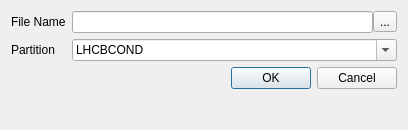
<?xml version="1.0" encoding="UTF-8"?>
<ui version="4.0">
 <author>Marco Clemencic</author>
 <class>NewDatabaseDialog</class>
 <widget class="QDialog" name="NewDatabaseDialog">
  <property name="geometry">
   <rect>
    <x>0</x>
    <y>0</y>
    <width>408</width>
    <height>130</height>
   </rect>
  </property>
  <property name="sizePolicy">
   <sizepolicy hsizetype="Preferred" vsizetype="Expanding">
    <horstretch>0</horstretch>
    <verstretch>0</verstretch>
   </sizepolicy>
  </property>
  <property name="windowTitle">
   <string>Create New Database</string>
  </property>
  <layout class="QFormLayout" name="formLayout">
   <property name="fieldGrowthPolicy">
    <enum>QFormLayout::ExpandingFieldsGrow</enum>
   </property>
   <item row="1" column="0">
    <widget class="QLabel" name="filenameLabel">
     <property name="text">
      <string>File Name</string>
     </property>
    </widget>
   </item>
   <item row="1" column="1">
    <widget class="QWidget" name="filenameWidget" native="true">
     <layout class="QHBoxLayout" name="horizontalLayout">
      <property name="spacing">
       <number>0</number>
      </property>
      <property name="leftMargin">
       <number>0</number>
      </property>
      <property name="topMargin">
       <number>0</number>
      </property>
      <property name="rightMargin">
       <number>0</number>
      </property>
      <property name="bottomMargin">
       <number>0</number>
      </property>
      <item>
       <widget class="QLineEdit" name="filenameEdit">
        <property name="toolTip">
         <string>Path to the SQLite file</string>
        </property>
       </widget>
      </item>
      <item>
       <widget class="QToolButton" name="fileDialogButton">
        <property name="toolTip">
         <string>Open a dialog box to select a file</string>
        </property>
        <property name="text">
         <string>...</string>
        </property>
       </widget>
      </item>
     </layout>
    </widget>
   </item>
   <item row="2" column="0">
    <widget class="QLabel" name="partitionLabel">
     <property name="text">
      <string>Partition</string>
     </property>
    </widget>
   </item>
   <item row="2" column="1">
    <widget class="QComboBox" name="partitionComboBox">
     <property name="sizePolicy">
      <sizepolicy hsizetype="Expanding" vsizetype="Fixed">
       <horstretch>0</horstretch>
       <verstretch>0</verstretch>
      </sizepolicy>
     </property>
     <property name="toolTip">
      <string>Partition name: only uppercase letters or numbers</string>
     </property>
     <property name="editable">
      <bool>true</bool>
     </property>
     <property name="currentIndex">
      <number>1</number>
     </property>
     <property name="insertPolicy">
      <enum>QComboBox::NoInsert</enum>
     </property>
     <item>
      <property name="text">
       <string>DDDB</string>
      </property>
     </item>
     <item>
      <property name="text">
       <string>LHCBCOND</string>
      </property>
     </item>
     <item>
      <property name="text">
       <string>SIMCOND</string>
      </property>
     </item>
     <item>
      <property name="text">
       <string>ONLINE</string>
      </property>
     </item>
     <item>
      <property name="text">
       <string>CALIBOFF</string>
      </property>
     </item>
    </widget>
   </item>
   <item row="3" column="1">
    <widget class="QDialogButtonBox" name="buttonBox">
     <property name="orientation">
      <enum>Qt::Horizontal</enum>
     </property>
     <property name="standardButtons">
      <set>QDialogButtonBox::Cancel|QDialogButtonBox::Ok</set>
     </property>
    </widget>
   </item>
  </layout>
 </widget>
 <resources/>
 <connections>
  <connection>
   <sender>buttonBox</sender>
   <signal>accepted()</signal>
   <receiver>NewDatabaseDialog</receiver>
   <slot>accept()</slot>
   <hints>
    <hint type="sourcelabel">
     <x>248</x>
     <y>254</y>
    </hint>
    <hint type="destinationlabel">
     <x>157</x>
     <y>274</y>
    </hint>
   </hints>
  </connection>
  <connection>
   <sender>buttonBox</sender>
   <signal>rejected()</signal>
   <receiver>NewDatabaseDialog</receiver>
   <slot>reject()</slot>
   <hints>
    <hint type="sourcelabel">
     <x>316</x>
     <y>260</y>
    </hint>
    <hint type="destinationlabel">
     <x>286</x>
     <y>274</y>
    </hint>
   </hints>
  </connection>
  <connection>
   <sender>fileDialogButton</sender>
   <signal>clicked()</signal>
   <receiver>NewDatabaseDialog</receiver>
   <slot>openFileDialog()</slot>
   <hints>
    <hint type="sourcelabel">
     <x>383</x>
     <y>27</y>
    </hint>
    <hint type="destinationlabel">
     <x>203</x>
     <y>165</y>
    </hint>
   </hints>
  </connection>
  <connection>
   <sender>filenameEdit</sender>
   <signal>textChanged(QString)</signal>
   <receiver>NewDatabaseDialog</receiver>
   <slot>checkValid()</slot>
   <hints>
    <hint type="sourcelabel">
     <x>220</x>
     <y>27</y>
    </hint>
    <hint type="destinationlabel">
     <x>203</x>
     <y>58</y>
    </hint>
   </hints>
  </connection>
  <connection>
   <sender>partitionComboBox</sender>
   <signal>textChanged(QString)</signal>
   <receiver>NewDatabaseDialog</receiver>
   <slot>checkValid()</slot>
   <hints>
    <hint type="sourcelabel">
     <x>235</x>
     <y>58</y>
    </hint>
    <hint type="destinationlabel">
     <x>203</x>
     <y>58</y>
    </hint>
   </hints>
  </connection>
 </connections>
 <slots>
  <slot>openFileDialog()</slot>
  <slot>checkValid()</slot>
 </slots>
</ui>
